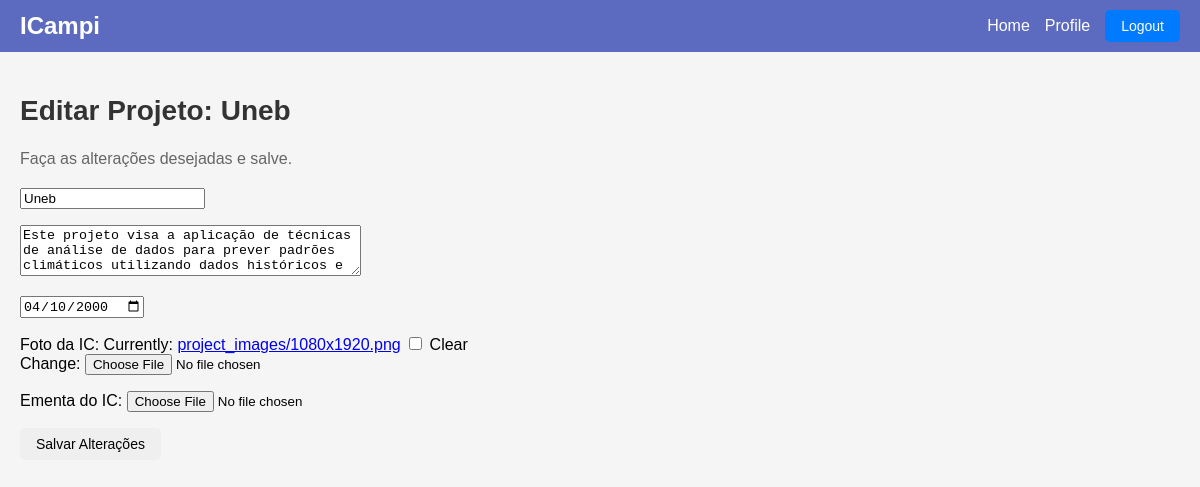
The page /feed/edit_project/27/ (signed in) on the database as committed earlier.
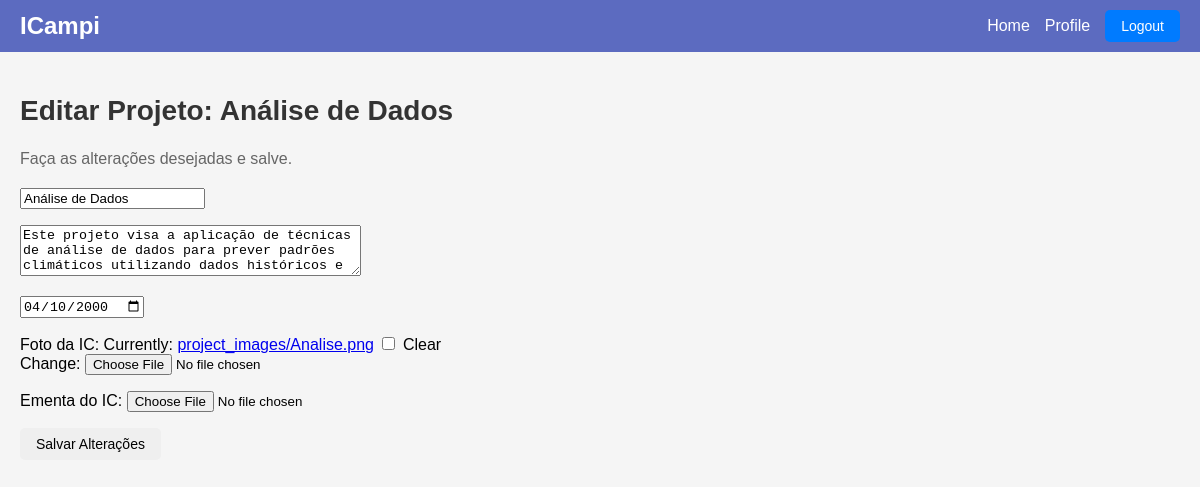
The same page on the database as committed later.
### feed/models.py (models this page shows, shortened)
class Project(models.Model):
    title = models.CharField(max_length=20)
    body = models.TextField(max_length=750)
    calendar = models.DateField(null=True, blank=True)
    author = models.ForeignKey(Profile, limit_choices_to={'role': 'teacher'}, on_delete=models.CASCADE, null=True, blank=True)
    students = models.ManyToManyField(Profile, related_name='joined_projects', limit_choices_to={'role': 'student'}, blank=True)
    image = models.ImageField(upload_to='project_images/', null=True, blank=True)
    pdf_file = models.FileField(upload_to='project_pdfs/', null=True, blank=True)  # Campo para o PDF

### feed/views.py (the view)
# urls.py: path('edit_project/<int:project_id>/', views.edit_project, name='edit_project'),
def edit_project(request, project_id):
    project = get_object_or_404(Project, id=project_id)
    if project.author.user != request.user:
        raise Http404("Você não tem permissão para editar este projeto.")
    if request.method == 'POST':
        form = ProjectForm(request.POST, request.FILES, instance=project)
        if form.is_valid():
            form.save()
            return redirect('home')  # Redireciona para a página de detalhes do projeto após salvar
    else:
        form = ProjectForm(instance=project)
    return render(request, 'edit_project.html', {'form': form, 'project': project})

### feed/forms.py
class ProjectForm(forms.ModelForm):
    class Meta:
        model = Project
        fields = ['title', 'body', 'calendar', 'image', 'pdf_file']  # Inclui pdf_file
        widgets = {
            'title': forms.TextInput(attrs={
                'class': 'form-field',
                'placeholder': 'Título do Projeto',
            }),
            'body': forms.Textarea(attrs={
                'class': 'form-field',
                'placeholder': 'Descrição do Projeto',
                'rows': 3,
            }),
            'calendar': forms.DateInput(attrs={
                'type': 'date',
                'class': 'form-field',
            }),
            'image': forms.ClearableFileInput(attrs={
                'class': 'form-field',
            }),
            'pdf_file': forms.ClearableFileInput(attrs={  # Adiciona o campo para PDF
                'class': 'form-field',
            }),
        }
        labels = {
            'title': '',  # Oculta o rótulo do campo 'title'
            'body': '',
            'calendar': '',
            'image': 'Foto da IC',
            'pdf_file': 'Ementa do IC',  # Oculta o rótulo do campo 'pdf_file'
        }

### feed/templates/edit_project.html (shortened to what this page needs)
<!DOCTYPE html>
<html lang="pt-br">
<head>
    {% load static %}
    <link rel="stylesheet" href="{% static 'css/style.css' %}">
    <link rel="stylesheet" href="{% static 'css/feed.css' %}">
</head>
<body>
    <header>
        <h1>ICampi</h1>
        <nav>
            <a href=" ">Home</a>
            <a href="{% url 'profile' %}">Profile</a>
            <form class="logout-form" action="{% url 'logout' %}" method="post">
                <button type="submit">Logout</button>
            </form>
        </nav>
    </header>
    <main class="main">
        <div class="section-header">
            <h2 class="section-title">Editar Projeto: {{ project.title }}</h2>
            <p class="section-subtitle">Faça as alterações desejadas e salve.</p>
        </div>
        <div class="form-container">
            <form method="post" enctype="multipart/form-data">
                {{ form.as_p }}
                <button type="submit" class="submit-btn">Salvar Alterações</button>
            </form>
        </div>
    </main>
</body>
</html>

Rows that differ between the two databases and show on the page:
changed Project: title "Uneb" → "Análise de Dados"
Other text that changed with them:
text no longer shown: "Foto da IC: Currently: project_images/1080x1920.png Clear Change: Ementa do IC:"
text now shown: "Foto da IC: Currently: project_images/Analise.png Clear Change: Ementa do IC:"
